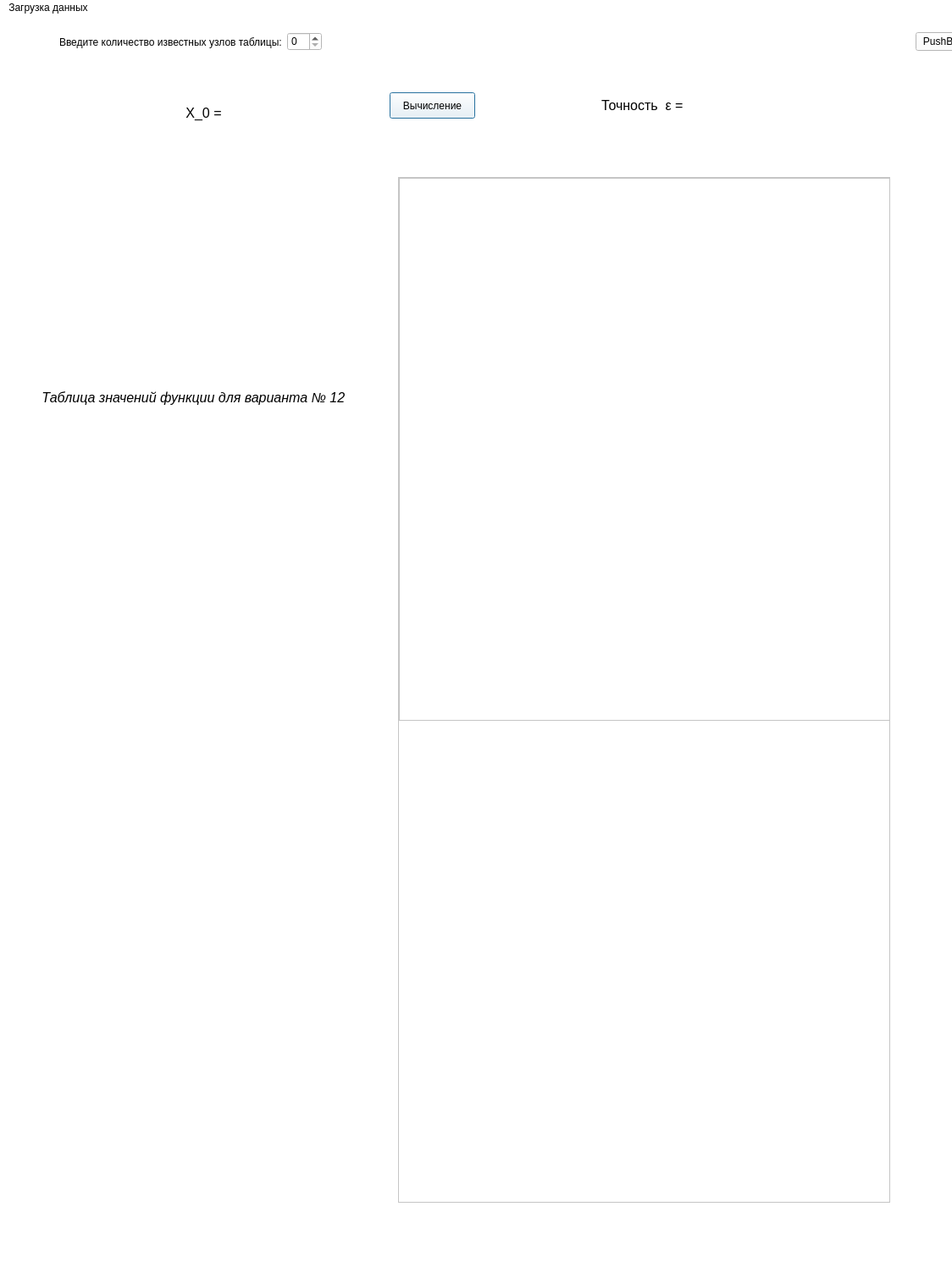
<?xml version="1.0" encoding="UTF-8"?>
<ui version="4.0">
 <class>MainWindow</class>
 <widget class="QMainWindow" name="MainWindow">
  <property name="geometry">
   <rect>
    <x>0</x>
    <y>0</y>
    <width>1124</width>
    <height>1516</height>
   </rect>
  </property>
  <property name="windowTitle">
   <string>MainWindow</string>
  </property>
  <property name="styleSheet">
   <string notr="true">background-color: rgb(255, 255, 255);</string>
  </property>
  <widget class="QWidget" name="centralwidget_1">
   <widget class="QWidget" name="horizontalLayoutWidget">
    <property name="geometry">
     <rect>
      <x>30</x>
      <y>10</y>
      <width>1131</width>
      <height>41</height>
     </rect>
    </property>
    <layout class="QHBoxLayout" name="horizontalLayout">
     <item>
      <spacer name="horizontalSpacer">
       <property name="orientation">
        <enum>Qt::Horizontal</enum>
       </property>
       <property name="sizeType">
        <enum>QSizePolicy::Minimum</enum>
       </property>
       <property name="sizeHint" stdset="0">
        <size>
         <width>40</width>
         <height>20</height>
        </size>
       </property>
      </spacer>
     </item>
     <item>
      <widget class="QLabel" name="label_1">
       <property name="text">
        <string>Введите количество известных узлов таблицы:</string>
       </property>
      </widget>
     </item>
     <item>
      <widget class="QSpinBox" name="spinBox_1"/>
     </item>
     <item>
      <spacer name="horizontalSpacer_3">
       <property name="orientation">
        <enum>Qt::Horizontal</enum>
       </property>
       <property name="sizeHint" stdset="0">
        <size>
         <width>40</width>
         <height>20</height>
        </size>
       </property>
      </spacer>
     </item>
     <item>
      <widget class="QPushButton" name="pushButton">
       <property name="enabled">
        <bool>true</bool>
       </property>
       <property name="inputMethodHints">
        <set>Qt::ImhHiddenText</set>
       </property>
       <property name="text">
        <string>PushButton</string>
       </property>
       <property name="checkable">
        <bool>false</bool>
       </property>
       <property name="autoDefault">
        <bool>false</bool>
       </property>
       <property name="default">
        <bool>false</bool>
       </property>
       <property name="flat">
        <bool>false</bool>
       </property>
      </widget>
     </item>
    </layout>
   </widget>
   <widget class="QWidget" name="gridLayoutWidget_2">
    <property name="geometry">
     <rect>
      <x>10</x>
      <y>190</y>
      <width>441</width>
      <height>541</height>
     </rect>
    </property>
    <layout class="QGridLayout" name="gridLayout_1">
     <item row="1" column="3">
      <spacer name="verticalSpacer_2">
       <property name="orientation">
        <enum>Qt::Vertical</enum>
       </property>
       <property name="sizeHint" stdset="0">
        <size>
         <width>20</width>
         <height>40</height>
        </size>
       </property>
      </spacer>
     </item>
     <item row="5" column="3">
      <spacer name="verticalSpacer">
       <property name="orientation">
        <enum>Qt::Vertical</enum>
       </property>
       <property name="sizeHint" stdset="0">
        <size>
         <width>20</width>
         <height>40</height>
        </size>
       </property>
      </spacer>
     </item>
     <item row="4" column="1">
      <spacer name="horizontalSpacer_1">
       <property name="orientation">
        <enum>Qt::Horizontal</enum>
       </property>
       <property name="sizeType">
        <enum>QSizePolicy::Preferred</enum>
       </property>
       <property name="sizeHint" stdset="0">
        <size>
         <width>100</width>
         <height>20</height>
        </size>
       </property>
      </spacer>
     </item>
     <item row="3" column="3">
      <widget class="QLabel" name="label_3">
       <property name="font">
        <font>
         <pointsize>12</pointsize>
         <italic>true</italic>
        </font>
       </property>
       <property name="text">
        <string>Таблица значений функции для варианта № 12 </string>
       </property>
       <property name="textFormat">
        <enum>Qt::MarkdownText</enum>
       </property>
       <property name="alignment">
        <set>Qt::AlignCenter</set>
       </property>
      </widget>
     </item>
     <item row="4" column="4">
      <spacer name="horizontalSpacer_2">
       <property name="orientation">
        <enum>Qt::Horizontal</enum>
       </property>
       <property name="sizeType">
        <enum>QSizePolicy::Expanding</enum>
       </property>
       <property name="sizeHint" stdset="0">
        <size>
         <width>100</width>
         <height>20</height>
        </size>
       </property>
      </spacer>
     </item>
     <item row="4" column="3">
      <layout class="QGridLayout" name="gridLayout_2">
       <item row="0" column="0">
        <layout class="QGridLayout" name="gridLayout_3"/>
       </item>
      </layout>
     </item>
    </layout>
   </widget>
   <widget class="QWidget" name="gridLayoutWidget_3">
    <property name="geometry">
     <rect>
      <x>120</x>
      <y>80</y>
      <width>261</width>
      <height>71</height>
     </rect>
    </property>
    <layout class="QGridLayout" name="gridLayout_4">
     <item row="1" column="2">
      <spacer name="verticalSpacer_4">
       <property name="orientation">
        <enum>Qt::Vertical</enum>
       </property>
       <property name="sizeHint" stdset="0">
        <size>
         <width>20</width>
         <height>40</height>
        </size>
       </property>
      </spacer>
     </item>
     <item row="2" column="3">
      <spacer name="horizontalSpacer_5">
       <property name="orientation">
        <enum>Qt::Horizontal</enum>
       </property>
       <property name="sizeType">
        <enum>QSizePolicy::Ignored</enum>
       </property>
       <property name="sizeHint" stdset="0">
        <size>
         <width>20</width>
         <height>20</height>
        </size>
       </property>
      </spacer>
     </item>
     <item row="2" column="0">
      <spacer name="horizontalSpacer_4">
       <property name="orientation">
        <enum>Qt::Horizontal</enum>
       </property>
       <property name="sizeType">
        <enum>QSizePolicy::Ignored</enum>
       </property>
       <property name="sizeHint" stdset="0">
        <size>
         <width>20</width>
         <height>20</height>
        </size>
       </property>
      </spacer>
     </item>
     <item row="2" column="1">
      <widget class="QLabel" name="label_2">
       <property name="enabled">
        <bool>true</bool>
       </property>
       <property name="font">
        <font>
         <pointsize>12</pointsize>
         <italic>false</italic>
        </font>
       </property>
       <property name="text">
        <string>X_0 =</string>
       </property>
       <property name="textFormat">
        <enum>Qt::RichText</enum>
       </property>
       <property name="scaledContents">
        <bool>false</bool>
       </property>
       <property name="alignment">
        <set>Qt::AlignCenter</set>
       </property>
      </widget>
     </item>
     <item row="2" column="2">
      <layout class="QGridLayout" name="gridLayout_5">
       <item row="0" column="0">
        <layout class="QGridLayout" name="gridLayout_6"/>
       </item>
      </layout>
     </item>
     <item row="3" column="2">
      <spacer name="verticalSpacer_3">
       <property name="orientation">
        <enum>Qt::Vertical</enum>
       </property>
       <property name="sizeHint" stdset="0">
        <size>
         <width>20</width>
         <height>40</height>
        </size>
       </property>
      </spacer>
     </item>
    </layout>
   </widget>
   <widget class="QScrollArea" name="scrollArea_1">
    <property name="geometry">
     <rect>
      <x>470</x>
      <y>190</y>
      <width>581</width>
      <height>1211</height>
     </rect>
    </property>
    <property name="layoutDirection">
     <enum>Qt::LeftToRight</enum>
    </property>
    <property name="widgetResizable">
     <bool>true</bool>
    </property>
    <widget class="QWidget" name="scrollAreaWidgetContents">
     <property name="enabled">
      <bool>true</bool>
     </property>
     <property name="geometry">
      <rect>
       <x>0</x>
       <y>0</y>
       <width>579</width>
       <height>1209</height>
      </rect>
     </property>
     <widget class="QTextBrowser" name="textBrowser_1">
      <property name="geometry">
       <rect>
        <x>0</x>
        <y>0</y>
        <width>581</width>
        <height>641</height>
       </rect>
      </property>
     </widget>
    </widget>
   </widget>
   <widget class="QPushButton" name="pushButton_2">
    <property name="geometry">
     <rect>
      <x>460</x>
      <y>90</y>
      <width>101</width>
      <height>31</height>
     </rect>
    </property>
    <property name="styleSheet">
     <string notr="true">background-color: rgb(255, 255, 255);</string>
    </property>
    <property name="text">
     <string>Вычисление</string>
    </property>
    <property name="default">
     <bool>true</bool>
    </property>
   </widget>
   <widget class="QWidget" name="gridLayoutWidget_4">
    <property name="geometry">
     <rect>
      <x>640</x>
      <y>70</y>
      <width>261</width>
      <height>71</height>
     </rect>
    </property>
    <layout class="QGridLayout" name="gridLayout_7">
     <item row="2" column="0">
      <spacer name="horizontalSpacer_6">
       <property name="orientation">
        <enum>Qt::Horizontal</enum>
       </property>
       <property name="sizeType">
        <enum>QSizePolicy::Expanding</enum>
       </property>
       <property name="sizeHint" stdset="0">
        <size>
         <width>100</width>
         <height>20</height>
        </size>
       </property>
      </spacer>
     </item>
     <item row="2" column="2">
      <layout class="QGridLayout" name="gridLayout_8">
       <item row="0" column="0">
        <layout class="QGridLayout" name="gridLayout_9"/>
       </item>
      </layout>
     </item>
     <item row="3" column="2">
      <spacer name="verticalSpacer_5">
       <property name="orientation">
        <enum>Qt::Vertical</enum>
       </property>
       <property name="sizeHint" stdset="0">
        <size>
         <width>20</width>
         <height>40</height>
        </size>
       </property>
      </spacer>
     </item>
     <item row="1" column="2">
      <spacer name="verticalSpacer_6">
       <property name="orientation">
        <enum>Qt::Vertical</enum>
       </property>
       <property name="sizeHint" stdset="0">
        <size>
         <width>20</width>
         <height>40</height>
        </size>
       </property>
      </spacer>
     </item>
     <item row="2" column="4">
      <spacer name="horizontalSpacer_7">
       <property name="orientation">
        <enum>Qt::Horizontal</enum>
       </property>
       <property name="sizeType">
        <enum>QSizePolicy::Expanding</enum>
       </property>
       <property name="sizeHint" stdset="0">
        <size>
         <width>100</width>
         <height>20</height>
        </size>
       </property>
      </spacer>
     </item>
     <item row="2" column="1">
      <widget class="QLabel" name="label_4">
       <property name="enabled">
        <bool>true</bool>
       </property>
       <property name="font">
        <font>
         <pointsize>12</pointsize>
         <italic>false</italic>
        </font>
       </property>
       <property name="text">
        <string>Точность  ε = </string>
       </property>
       <property name="scaledContents">
        <bool>false</bool>
       </property>
      </widget>
     </item>
    </layout>
   </widget>
  </widget>
  <widget class="QMenuBar" name="menubar">
   <property name="geometry">
    <rect>
     <x>0</x>
     <y>0</y>
     <width>1124</width>
     <height>21</height>
    </rect>
   </property>
   <widget class="QMenu" name="menu">
    <property name="title">
     <string>Загрузка данных</string>
    </property>
   </widget>
   <addaction name="menu"/>
  </widget>
  <widget class="QStatusBar" name="statusbar"/>
 </widget>
 <resources/>
 <connections/>
</ui>
